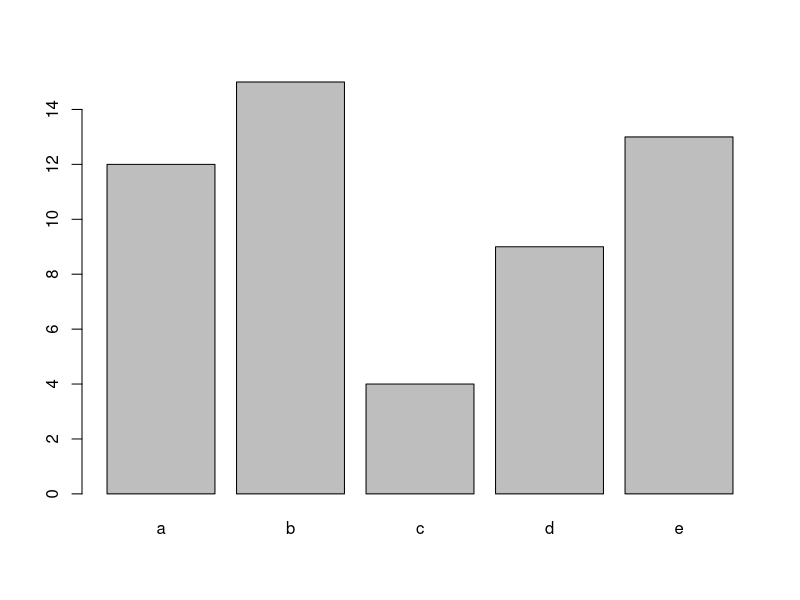

The R script that drew this image:
## ---- chunk 1
# create dummy data
data <- data.frame(
  name=letters[1:5],
  value=sample(seq(4,15),5)
)

# The most basic barplot you can do:
barplot(height=data$value, names=data$name)
